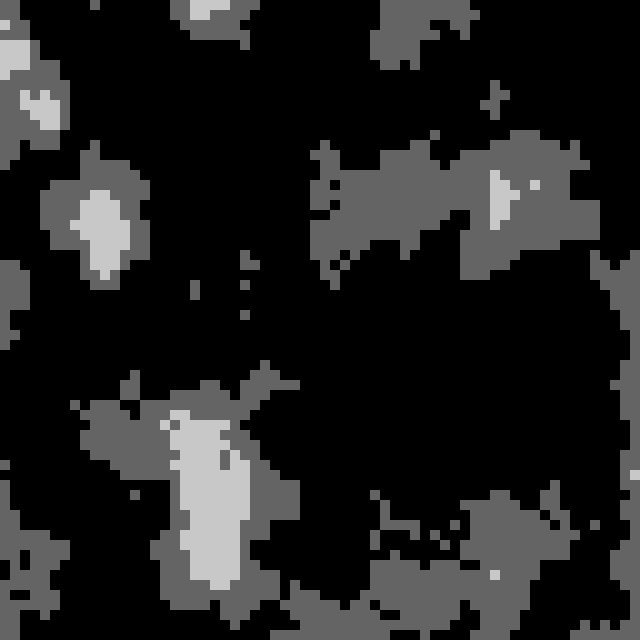
Frame 1 (no input)
Frame 60 (the mouse pressed at the canvas centre just before this capture): identical to frame 1, image omitted
Frame 120 (the mouse held since frame 60 and released just before this capture): identical to frame 1, image omitted

The Processing sketch that drew this single still picture (run headless with seeded random() and noise(); from frame 60 on, the mouse is pressed at the canvas centre):

// Processing sketch: noise_processing
// ── noise_processing.pde
/**
 * Noise2D 
 * by Daniel Shiffman.  
 * 
 * Using 2D noise to create simple texture. 
 */
 
float increment = 0.09;

int[] grid;
int cellsize = 10;

void setup() {
  size(640, 640);
  grid = new int[width/cellsize*height/cellsize];
  
}

void draw() {
  
  //loadPixels();

  float xoff = 0.0; // Start xoff at 0
  float detail = 0.6;//map(mouseX, 0, width, 0.1, 0.6);
  noiseDetail(5, detail);
  
  // For every x,y coordinate in a 2D space, calculate a noise value and produce a brightness value
  for (int x = 0; x < width/cellsize; x++) {
    xoff += increment;   // Increment xoff 
    float yoff = 0.0;   // For every xoff, start yoff at 0
    for (int y = 0; y < height/cellsize; y++) {
      yoff += increment; // Increment yoff
      
      // Calculate noise and scale by 255
      float bright = noise(xoff, yoff) * 255;

      // Try using this line instead
      //float bright = random(0,255);
      
      // Set each pixel onscreen to a grayscale value
      //pixels[x+y*width] = color(bright);
      
      if (bright < 150) {
        bright = 0;
      } else if (bright > 200) {
        bright = 200;
      } else if (bright > 150) {
        bright = 100;
      }
      grid[x+y*width/cellsize] = floor(bright);
      
    }
  }
  
  
  for (int i = 0; i < height/cellsize; i++) {
    for (int j = 0; j < width/cellsize; j++) {
      fill(grid[j+i*width/cellsize]);
      noStroke();
      rect(j*cellsize, i*cellsize, cellsize, cellsize);
    }
  }
  
  //updatePixels();
}
